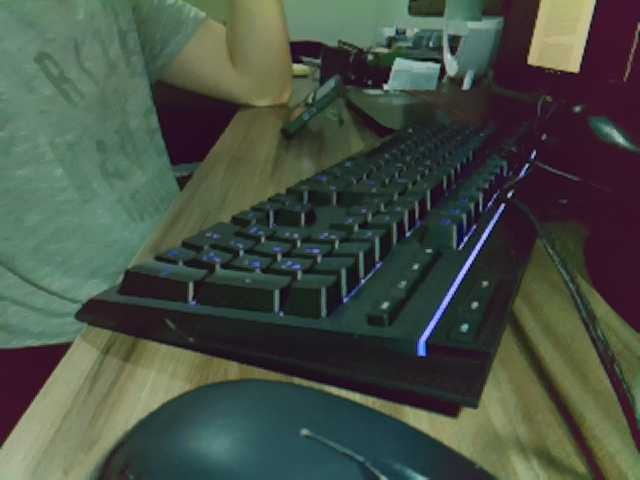
#> input picture dataset/raw/frame_20260831_234214_643.jpg, 640 x 480 px
$ python -i preprocessor.py   (imports and definitions only)
#> lines starting #> are read from the running program, lines starting #| are printed output that depends on the picture
### preprocessing/utils/letterbox.py
"""
preprocessing/utils/letterbox.py
Implementação manual do letterbox — a mesma lógica usada internamente
pelo YOLOv8 (ultralytics/data/augment.py).
"""
from typing import Tuple
import cv2
import numpy as np


def letterbox(
    frame: np.ndarray,
    target_size: int = 640,
    pad_color: int = 114,
) -> Tuple[np.ndarray, float, Tuple[int, int]]:
    """
    Redimensiona preservando proporção e adiciona padding cinza.


    Returns:
        frame_lb:   imagem redimensionada + padded (target_size × target_size)
        scale:      fator de escala aplicado (usado para ajustar bboxes)
        (pad_w, pad_h): padding adicionado em cada lado (horizontal, vertical)
    """
    h, w = frame.shape[:2]


    # Fator de escala: limitar pela dimensão maior
    scale = min(target_size / h, target_size / w)
    new_w = int(round(w * scale))
    new_h = int(round(h * scale))


    # Redimensiona mantendo proporção
    resized = cv2.resize(frame, (new_w, new_h), interpolation=cv2.INTER_LINEAR)


    # Calcula padding simétrico
    pad_w = (target_size - new_w) // 2
    pad_h = (target_size - new_h) // 2


    # Aplica padding com cor cinza (valor 114 ≈ média ImageNet em uint8)
    frame_lb = np.full((target_size, target_size, 3), pad_color, dtype=np.uint8)
    frame_lb[pad_h:pad_h + new_h, pad_w:pad_w + new_w] = resized


    return frame_lb, scale, (pad_w, pad_h)


# [27 lines left out: function adjust_bboxes, not called in this run]

### preprocessing/preprocessor.py
"""
preprocessing/preprocessor.py
Módulo central de pré-processamento de imagens para o projeto yolo-edge-api.
Integra-se ao pipeline de tempo real e à API REST.
"""
from dataclasses import dataclass
from typing import Optional, Tuple


import cv2
import numpy as np


from preprocessing.utils.letterbox import letterbox


@dataclass
class PreprocessConfig:
    """
    Configuração imutável do pipeline de pré-processamento.
    Instanciar uma vez e reutilizar para todos os frames.
    """
    infer_size:    int   = 320
    convert_rgb:   bool  = True
    use_letterbox: bool  = True
    gaussian_blur: bool  = False
    gaussian_ksize: int  = 3
    gaussian_sigma: float = 0.8
    median_blur:   bool  = False
    median_ksize:  int   = 3
    clahe:         bool  = False
    clahe_clip:    float = 2.0
    clahe_tile:    int   = 8
    clahe_space:   str   = "lab"
    normalize:     bool  = False


@dataclass
class PreprocessResult:
    """Resultado do pré-processamento — imagem + metadados."""
    frame:     np.ndarray
    scale:     float = 1.0   # escala uniforme (válida quando use_letterbox=True)
    scale_x:   float = 1.0   # escala real no eixo horizontal
    scale_y:   float = 1.0   # escala real no eixo vertical
    pad_w:     int   = 0
    pad_h:     int   = 0
    orig_size: Tuple[int, int] = (0, 0)


class Preprocessor:
    """
    Encapsula o pipeline de pré-processamento configurável.
    Thread-safe: não mantém estado mutável entre chamadas.
    """


    def __init__(self, config: Optional[PreprocessConfig] = None):
        self.cfg = config or PreprocessConfig()
        if self.cfg.clahe:
            self._clahe = cv2.createCLAHE(
                clipLimit=self.cfg.clahe_clip,
                tileGridSize=(self.cfg.clahe_tile, self.cfg.clahe_tile),
            )


    def process(self, frame: np.ndarray) -> PreprocessResult:
        """
        Aplica o pipeline completo a um único frame BGR NumPy.
        """
        orig_h, orig_w = frame.shape[:2]
        out = frame.copy()


        if self.cfg.clahe:
            out = self._apply_clahe(out)


        if self.cfg.convert_rgb:
            out = cv2.cvtColor(out, cv2.COLOR_BGR2RGB)


        if self.cfg.gaussian_blur:
            k = self.cfg.gaussian_ksize
            out = cv2.GaussianBlur(out, (k, k), sigmaX=self.cfg.gaussian_sigma)
        elif self.cfg.median_blur:
            out = cv2.medianBlur(out, self.cfg.median_ksize)


        if self.cfg.use_letterbox:
            out, scale, (pad_w, pad_h) = letterbox(out, self.cfg.infer_size)
            scale_x = scale_y = scale
        else:
            out = cv2.resize(out, (self.cfg.infer_size, self.cfg.infer_size))
            # Sem letterbox, a proporção é distorcida -- x e y escalam de
            # forma diferente sempre que a imagem de entrada não for quadrada.
            scale_x = self.cfg.infer_size / orig_w
            scale_y = self.cfg.infer_size / orig_h
            scale   = min(scale_x, scale_y)  # mantido só por compatibilidade
            pad_w = pad_h = 0


        if self.cfg.normalize:
            out = out.astype(np.float32) / 255.0


        return PreprocessResult(
            frame=out, scale=scale, scale_x=scale_x, scale_y=scale_y,
            pad_w=pad_w, pad_h=pad_h, orig_size=(orig_h, orig_w),
        )


    def adjust_boxes(self, boxes_xyxy: np.ndarray, result: PreprocessResult) -> np.ndarray:
        """
        Ajusta coordenadas de bboxes do espaço processado para o original.
        Usa scale_x/scale_y separadamente -- correto tanto com letterbox
        (onde os dois são iguais) quanto sem (onde podem ser diferentes).
        """
        boxes = boxes_xyxy.copy().astype(float)
        boxes[:, [0, 2]] -= result.pad_w
        boxes[:, [1, 3]] -= result.pad_h
        boxes[:, [0, 2]] /= result.scale_x
        boxes[:, [1, 3]] /= result.scale_y
        return boxes


    def _apply_clahe(self, frame_bgr: np.ndarray) -> np.ndarray:
        """Aplica CLAHE no canal de luminância do espaço escolhido."""
        if self.cfg.clahe_space == "lab":
            lab     = cv2.cvtColor(frame_bgr, cv2.COLOR_BGR2LAB)
            l, a, b = cv2.split(lab)
            l_cl    = self._clahe.apply(l)
            return cv2.cvtColor(cv2.merge([l_cl, a, b]), cv2.COLOR_LAB2BGR)
        else:  # hsv
            hsv     = cv2.cvtColor(frame_bgr, cv2.COLOR_BGR2HSV)
            h, s, v = cv2.split(hsv)
            v_cl    = self._clahe.apply(v)
            return cv2.cvtColor(cv2.merge([h, s, v_cl]), cv2.COLOR_HSV2BGR)


# ── Configurações pré-definidas ───────────────────────────────────


CONFIG_DEFAULT = PreprocessConfig(
    infer_size=320,
    convert_rgb=True,
    use_letterbox=True,
    gaussian_blur=False,
    clahe=False,
)


CONFIG_LOW_LIGHT = PreprocessConfig(
    infer_size=320,
    convert_rgb=True,
    use_letterbox=True,
    clahe=True,
    clahe_clip=2.0,
    clahe_tile=8,
    clahe_space="lab",
)


CONFIG_HIGH_QUALITY = PreprocessConfig(
    infer_size=640,
    convert_rgb=True,
    use_letterbox=True,
    gaussian_blur=False,
    clahe=False,
)

>>> import cv2
>>> picture = cv2.imread('../dataset/raw/frame_20260831_234214_643.jpg')
#> picture is the input picture: shape (480, 640, 3); mean B, G, R 68.7, 79.7, 70.1
>>> result = Preprocessor().process(picture)
#> in letterbox, `frame_lb[pad_h:pad_h + new_h, pad_w:pad_w + new_w] = resized`:
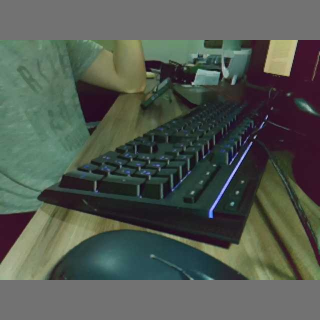
#> frame_lb: shape (320, 320, 3); mean R, G, B 81.2, 88.4, 80.2
#> in process, `out, scale, (pad_w, pad_h) = letterbox(out, self.cfg.infer_size)`: scale = 0.5; pad_w = 0; pad_h = 40
#> in process, `scale_x = scale_y = scale`: scale_x = 0.5

$ run again, on dataset/raw/frame_20260831_234219_041.jpg
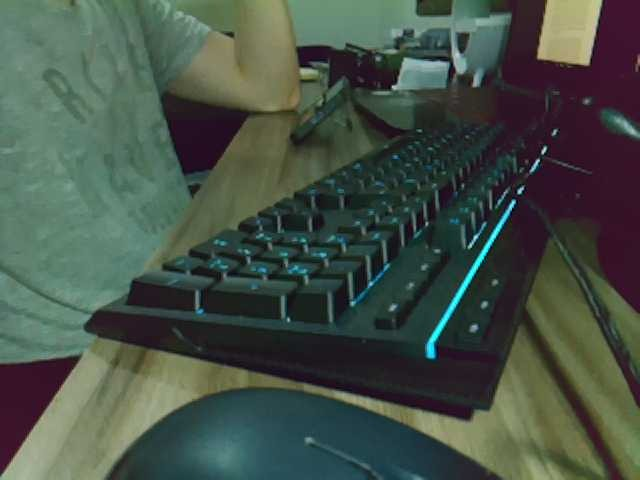
#> input picture dataset/raw/frame_20260831_234219_041.jpg, 640 x 480 px
#> picture is the input picture: shape (480, 640, 3); mean B, G, R 71.2, 81.5, 69.5
#> in letterbox, `frame_lb[pad_h:pad_h + new_h, pad_w:pad_w + new_w] = resized`:
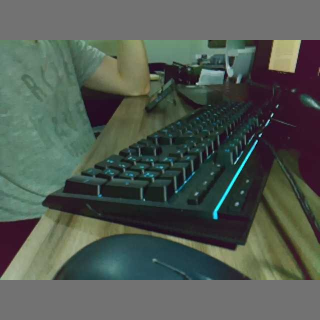
#> frame_lb: shape (320, 320, 3); mean R, G, B 80.7, 89.7, 82
#> in process, `out, scale, (pad_w, pad_h) = letterbox(out, self.cfg.infer_size)`: scale = 0.5; pad_w = 0; pad_h = 40
#> scale_x = 0.5
